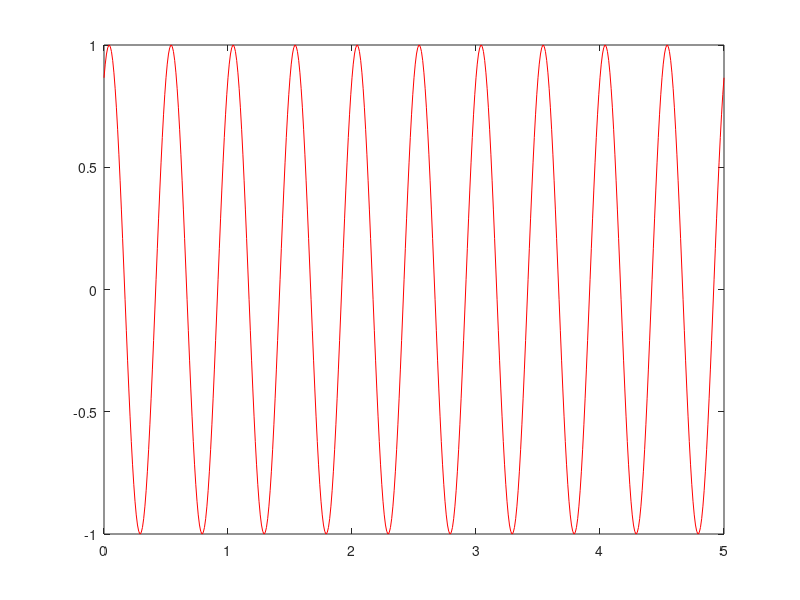

Recreate this plot in MATLAB.
% SESIÓN 2 - SEÑALES Y SISTEMAS
% Ejercicio 1
% Apartado a.

A = 1;              % Amplitud = 1
f = 2;              % Frecuencia = 2 Hz
fase = pi/3;        % Fase = π/3
t=0:0.01:5;         % Tiempo entre 0 y 5 con incremento de 0.01

% Representamos gráficamente la función
y = A*sin(2*pi*f*t+fase);
plot(t,y,'-r');
